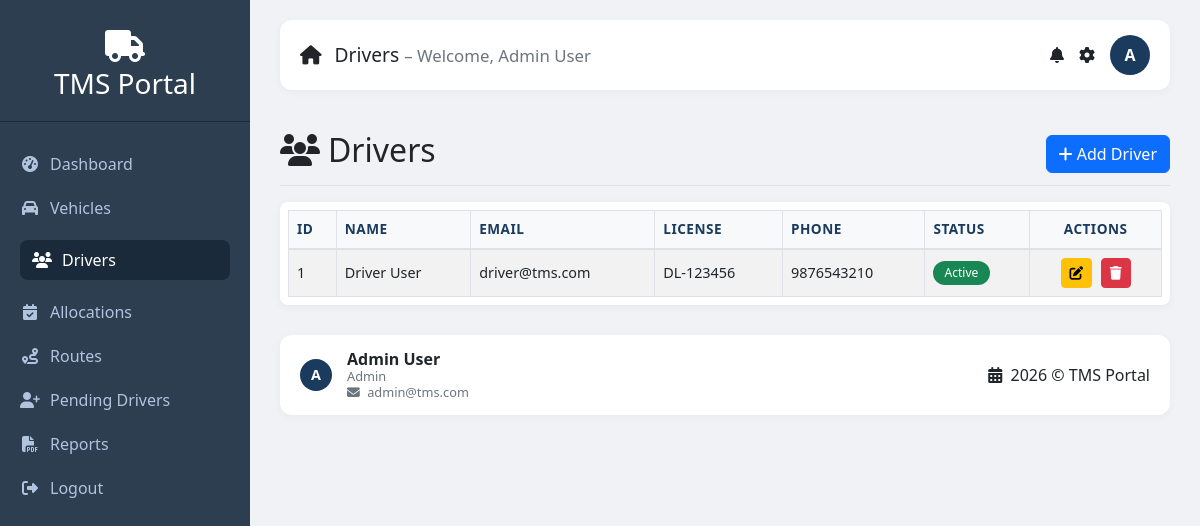
Screenshot of /admin/drivers.php (signed in) with the database file from the repository.
### tables this page shows
CREATE TABLE `drivers` (
  `id` int(11) NOT NULL,
  `user_id` int(11) NOT NULL,
  `license_number` varchar(50) NOT NULL,
  `phone` varchar(20) DEFAULT NULL,
  `address` text DEFAULT NULL,
  `hire_date` date DEFAULT NULL,
  `license_expiry` date DEFAULT NULL,
  `status` enum('active','inactive') NOT NULL DEFAULT 'active',
  `created_at` timestamp NOT NULL DEFAULT current_timestamp(),
  `updated_at` timestamp NULL DEFAULT NULL ON UPDATE current_timestamp()
);

CREATE TABLE `users` (
  `id` int(11) NOT NULL,
  `department_id` int(11) DEFAULT NULL,
  `name` varchar(100) NOT NULL,
  `email` varchar(100) NOT NULL,
  `password` varchar(255) NOT NULL,
  `role` enum('admin','officer','driver') NOT NULL,
  `status` enum('active','pending','inactive') NOT NULL DEFAULT 'pending',
  `created_at` timestamp NOT NULL DEFAULT current_timestamp(),
  `updated_at` timestamp NULL DEFAULT NULL ON UPDATE current_timestamp()
);

### admin/drivers.php (the view, shortened to what this page needs)
<?php
require_once '../includes/header.php';
$drivers = $pdo->query("
    SELECT d.*, u.name, u.email, u.status as user_status
    FROM drivers d
    JOIN users u ON d.user_id = u.id
    ORDER BY d.id DESC
")->fetchAll();
?>
<div class="d-flex justify-content-between flex-wrap flex-md-nowrap align-items-center pt-3 pb-2 mb-3 border-bottom">
    <h1 class="h2"><i class="fas fa-users me-2"></i>Drivers</h1>
    <button class="btn btn-primary" data-bs-toggle="modal" data-bs-target="#addDriverModal">
        <i class="fas fa-plus"></i> Add Driver
    </button>
</div>
<div class="table-container">
    <table id="driversTable" class="table table-striped table-hover table-bordered">
        <thead>
            <tr>
                <th>ID</th>
                <th>Name</th>
                <th>Email</th>
                <th>License</th>
                <th>Phone</th>
                <th>Status</th>
                <th class="text-center">Actions</th>
            </tr>
        </thead>
        <tbody>
            <?php foreach ($drivers as $d): ?>
                <tr>
                    <td><?= $d['id'] ?></td>
                    <td><?= htmlspecialchars($d['name']) ?></td>
                    <td><?= htmlspecialchars($d['email']) ?></td>
                    <td><?= htmlspecialchars($d['license_number']) ?></td>
                    <td><?= htmlspecialchars($d['phone']) ?></td>
                    <td>
                        <span class="badge badge-status bg-<?= $d['user_status'] === 'active' ? 'success' : 'danger' ?>">
                            <?= ucfirst($d['user_status']) ?>
                        </span>
                    </td>
                    <td class="text-center">
                        <button class="btn btn-sm btn-warning btn-action"
                                onclick="editDriver(<?= htmlspecialchars(json_encode($d)) ?>)"
                                title="Edit Driver">
                            <i class="fas fa-edit"></i>
                        </button>
                        <a href="?delete=<?= $d['id'] ?>"
                           class="btn btn-sm btn-danger btn-action"
                           onclick="return confirm('Delete this driver and user account?')"
                           title="Delete Driver">
                            <i class="fas fa-trash"></i>
                        </a>
                    </td>
                </tr>
            <?php endforeach; ?>
        </tbody>
    </table>
</div>
<?php require_once '../includes/footer.php'; ?>

### includes/header.php (style rules this page uses)
* { margin: 0; padding: 0; box-sizing: border-box; }
body { background: #f0f2f5; font-family: 'Segoe UI', Tahoma, Geneva, Verdana, sans-serif; }
.table-container { overflow-x: auto; -webkit-overflow-scrolling: touch; margin-bottom: 1.5rem; border-radius: 0.5rem; box-shadow: 0 2px 8px rgba(0,0,0,0.05); background: white; padding: 0.5rem; }
.table-container table { margin-bottom: 0; width: 100%; min-width: 600px; }
.table thead th { background: #f8f9fa; color: #1a3b5d; font-weight: 600; border-bottom: 2px solid #dee2e6; text-transform: uppercase; font-size: 0.85rem; letter-spacing: 0.03rem; white-space: nowrap; }
.table tbody td { vertical-align: middle; font-size: 0.9rem; }
.btn-action { padding: 0.25rem 0.5rem; font-size: 0.85rem; border-radius: 0.25rem; margin: 0 0.15rem; }
.btn-action i { margin-right: 0; }
.badge-status { padding: 0.4rem 0.7rem; font-weight: 500; font-size: 0.75rem; border-radius: 20px; }

### rows the page displays
drivers: id "1", user.name "Driver User", user.email "driver@tms.com", license_number "DL-123456", phone "9876543210", user.status "Active"

### other values shown
$item[0] "Dashboard"
$item[0] "Vehicles"
$item[0] "Drivers"
$item[0] "Allocations"
$item[0] "Routes"
$item[0] "Pending Drivers"
$item[0] "Reports"
$currentPage "Drivers"
$_SESSION['name'] "Admin User"
substr($_SESSION['name'], 0, 1) "A"
$_SESSION['role'] "Admin"
$_SESSION['email'] "admin@tms.com"
